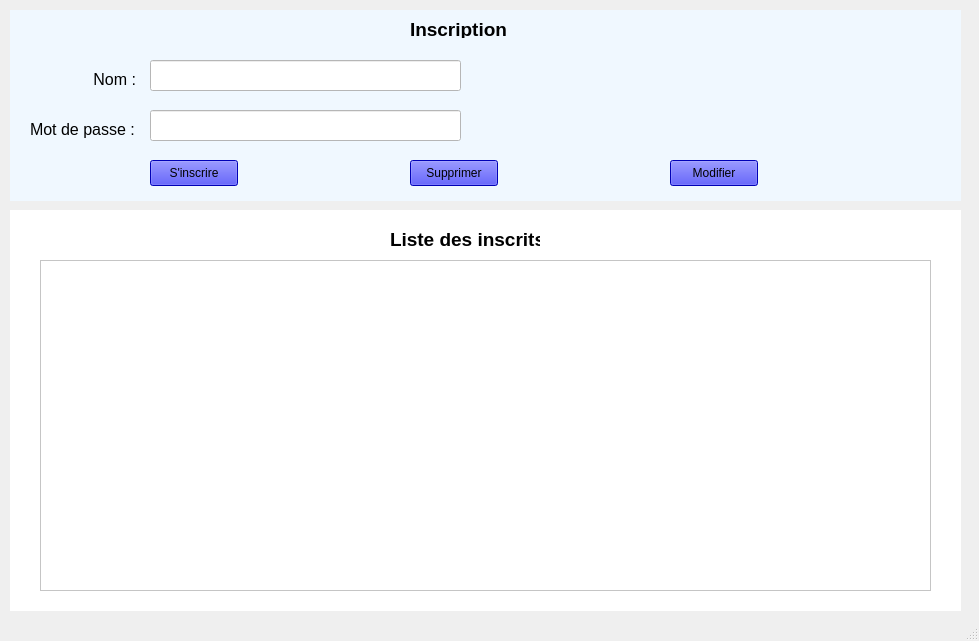
<?xml version="1.0" encoding="UTF-8"?>
<ui version="4.0">
 <class>Inscription</class>
 <widget class="QMainWindow" name="Inscription">
  <property name="geometry">
   <rect>
    <x>0</x>
    <y>0</y>
    <width>979</width>
    <height>641</height>
   </rect>
  </property>
  <property name="windowTitle">
   <string>Inscription</string>
  </property>
  <widget class="QWidget" name="centralwidget">
   <widget class="QWidget" name="widget" native="true">
    <property name="geometry">
     <rect>
      <x>10</x>
      <y>10</y>
      <width>951</width>
      <height>191</height>
     </rect>
    </property>
    <property name="styleSheet">
     <string notr="true">background-color: aliceblue;</string>
    </property>
    <widget class="QLabel" name="texteNom">
     <property name="geometry">
      <rect>
       <x>70</x>
       <y>60</y>
       <width>66</width>
       <height>18</height>
      </rect>
     </property>
     <property name="font">
      <font>
       <pointsize>12</pointsize>
      </font>
     </property>
     <property name="text">
      <string>   Nom :</string>
     </property>
    </widget>
    <widget class="QLabel" name="texte">
     <property name="geometry">
      <rect>
       <x>400</x>
       <y>10</y>
       <width>100</width>
       <height>18</height>
      </rect>
     </property>
     <property name="font">
      <font>
       <pointsize>14</pointsize>
       <bold>true</bold>
      </font>
     </property>
     <property name="text">
      <string>Inscription</string>
     </property>
    </widget>
    <widget class="QLineEdit" name="nom">
     <property name="geometry">
      <rect>
       <x>140</x>
       <y>50</y>
       <width>311</width>
       <height>31</height>
      </rect>
     </property>
     <property name="styleSheet">
      <string notr="true">background-color: white;</string>
     </property>
    </widget>
    <widget class="QLineEdit" name="mdp">
     <property name="geometry">
      <rect>
       <x>140</x>
       <y>100</y>
       <width>311</width>
       <height>31</height>
      </rect>
     </property>
     <property name="styleSheet">
      <string notr="true">background-color: white;
</string>
     </property>
    </widget>
    <widget class="QLabel" name="textemdp">
     <property name="geometry">
      <rect>
       <x>20</x>
       <y>110</y>
       <width>110</width>
       <height>18</height>
      </rect>
     </property>
     <property name="font">
      <font>
       <pointsize>12</pointsize>
      </font>
     </property>
     <property name="text">
      <string>Mot de passe :</string>
     </property>
    </widget>
    <widget class="QPushButton" name="inscrire">
     <property name="geometry">
      <rect>
       <x>140</x>
       <y>150</y>
       <width>88</width>
       <height>26</height>
      </rect>
     </property>
     <property name="styleSheet">
      <string notr="true">background-color: blue;</string>
     </property>
     <property name="text">
      <string>S'inscrire</string>
     </property>
    </widget>
    <widget class="QPushButton" name="supprimer">
     <property name="geometry">
      <rect>
       <x>400</x>
       <y>150</y>
       <width>88</width>
       <height>26</height>
      </rect>
     </property>
     <property name="styleSheet">
      <string notr="true">background-color: blue;
</string>
     </property>
     <property name="text">
      <string>Supprimer</string>
     </property>
    </widget>
    <widget class="QPushButton" name="modifier">
     <property name="geometry">
      <rect>
       <x>660</x>
       <y>150</y>
       <width>88</width>
       <height>26</height>
      </rect>
     </property>
     <property name="styleSheet">
      <string notr="true">background-color: blue;
</string>
     </property>
     <property name="text">
      <string>Modifier</string>
     </property>
    </widget>
   </widget>
   <widget class="QWidget" name="widget_2" native="true">
    <property name="geometry">
     <rect>
      <x>10</x>
      <y>210</y>
      <width>951</width>
      <height>401</height>
     </rect>
    </property>
    <property name="styleSheet">
     <string notr="true">background-color: white;</string>
    </property>
    <widget class="QLabel" name="texte2">
     <property name="geometry">
      <rect>
       <x>380</x>
       <y>20</y>
       <width>150</width>
       <height>18</height>
      </rect>
     </property>
     <property name="font">
      <font>
       <pointsize>14</pointsize>
       <bold>true</bold>
      </font>
     </property>
     <property name="text">
      <string>Liste des inscrits</string>
     </property>
    </widget>
    <widget class="QListWidget" name="liste">
     <property name="geometry">
      <rect>
       <x>30</x>
       <y>50</y>
       <width>891</width>
       <height>331</height>
      </rect>
     </property>
     <property name="font">
      <font>
       <bold>true</bold>
      </font>
     </property>
    </widget>
   </widget>
  </widget>
  <widget class="QMenuBar" name="menubar">
   <property name="geometry">
    <rect>
     <x>0</x>
     <y>0</y>
     <width>979</width>
     <height>23</height>
    </rect>
   </property>
  </widget>
  <widget class="QStatusBar" name="statusbar">
   <property name="font">
    <font>
     <pointsize>13</pointsize>
     <bold>true</bold>
    </font>
   </property>
  </widget>
 </widget>
 <resources/>
 <connections/>
</ui>
